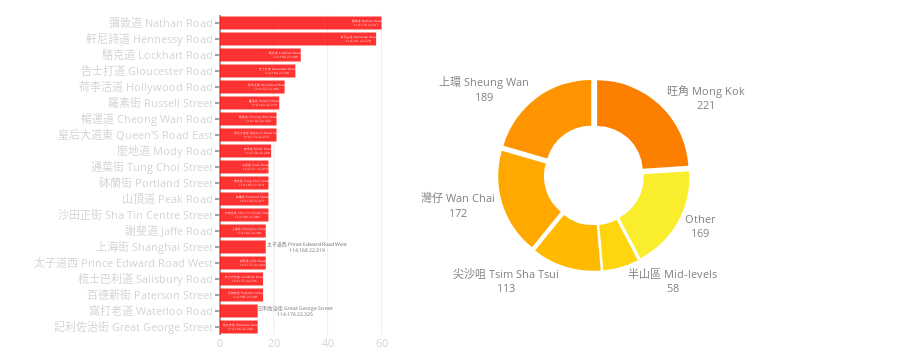

This figure's notebook cell:
### Code cell
def street_area_combine_plot(streets_barchart_y, 
                             streets_barchart_x,
                             lat, lon,
                             areas_barchart_values, 
                             areas_piechart_labels):    
    HOLE = 0.5
    PULL = 0.05
    PIE_AREA_X = [0.1, 1.0]
    PIE_AREA_Y = [0.2, 0.8]
    BAR_CHART_OPACITY = 0.8
    BAR_CHART_COLOR = 'red'
    BAR_CHART_CM = "Wistia"
    BAR_CHART_LEGEND_X = 0.55
    BAR_CHART_LEGEND_Y = 0.0
    
    TICK_LEN = 4
    PLOT_HEIGHT = 350
    PLOT_WIDTH = 900
    BAR_CHART_AREA_X = [0, 0.25]
    BAR_CHART_AREA_Y = [0, 1.0]
    MARGIN = go.layout.Margin(l=220, t=15, b=15, r=0)
    
    BAR_CHART_FONT_COLOR = 'lightgrey'
    BAR_CHART_FONT_SIZE = 11
    PIE_CHART_FONT_COLOR = 'grey'
    PIE_CHART_FONT_SIZE = 11
    
    MIN_COLOR_VALUE = 0.2
    MAX_COLOR_VALUE = 1.0
    
    colormap = matplotlib.cm.get_cmap(BAR_CHART_CM)
    
    norm_val = np.linspace(MAX_COLOR_VALUE, 
                           MIN_COLOR_VALUE, 
                           len(areas_barchart_values))
    
    pieces_colors = list(map(lambda x: 
                             matplotlib.colors.rgb2hex(colormap(x)), 
                             norm_val))
    
    round3 = lambda x: round(float(x), 3)
    hover_format = lambda x, y, z: "{}<br>{:.3f} {:.3f}".format(x, round3(y), round3(z))
    bar_hover = list(map(hover_format, streets, lat, lon))
    
    data = [go.Bar(y=streets_barchart_y,
                    x=streets_barchart_x,
                    marker=dict(color=BAR_CHART_COLOR), 
                    orientation='h',
                    text=bar_hover,
                    hoverinfo='text',
                    opacity=BAR_CHART_OPACITY, 
                    showlegend=False),

            go.Pie(values=areas_barchart_values,
                    labels=areas_piechart_labels,
                    domain=dict(x=PIE_AREA_X, y=PIE_AREA_Y),
                    hoverinfo="label+percent+value",
                    textinfo='label+value', 
                    textposition='outside',
                    hole=HOLE,
                    sort=False,
                    textfont=dict(size=PIE_CHART_FONT_SIZE, 
                                  color=PIE_CHART_FONT_COLOR),
                    marker=dict(colors=pieces_colors), 
                    pull=PULL)]
    
    layout = go.Layout(height=PLOT_HEIGHT, width=PLOT_WIDTH,
                       showlegend=False, 
                       margin=MARGIN, 
                       hovermode='closest',
                       xaxis=dict(domain=BAR_CHART_AREA_X, 
                                  tickfont=dict(color=BAR_CHART_FONT_COLOR,
                                                size=BAR_CHART_FONT_SIZE)),
                       yaxis=dict(domain=BAR_CHART_AREA_Y, 
                                  autorange="reversed", 
                                  ticklen=TICK_LEN, 
                                  tickfont=dict(size=BAR_CHART_FONT_SIZE, 
                                                color=BAR_CHART_FONT_COLOR)))
    fig = go.Figure(data=data, layout=layout)
    py.iplot(fig, show_link=False)

    
N_AREAS_VISUALIZED = 5
N_STREETS_VISUALIZED = 20
OTHER_LABEL = "Other"

streets_table_shrinked = streets_table[:N_STREETS_VISUALIZED]
area_activity_shrinked = area_activity[:N_AREAS_VISUALIZED] + [sum(area_activity[N_AREAS_VISUALIZED+1:])]
areas_labels_shrinked = areas[:N_AREAS_VISUALIZED] + [OTHER_LABEL]

street_area_combine_plot(streets_table_shrinked[STREET_COLUMN],
                         streets_table_shrinked['counter'],
                         streets_table_shrinked['latitude'],
                         streets_table_shrinked['longtitude'],
                         area_activity_shrinked,
                         areas_labels_shrinked)

### Figure 1 — Plotly figure (JSON) as saved in the notebook; plotly's stock layout.template omitted (floating-point values rounded to 4 significant figures)
{"data": [{"hoverinfo": "text", "marker": {"color": "red"}, "opacity": 0.8, "orientation": "h", "showlegend": false, "text": ["彌敦道 Nathan Road<br>114.170 22.317", "軒尼詩道 Hennessy Road<br>114.181 22.279", "駱克道 Lockhart Road<br>114.180 22.280", "告士打道 Gloucester Road<br>114.184 22.281", "荷李活道 Hollywood Road<br>114.152 22.283", "羅素街 Russell Street<br>114.182 22.279", "暢運道 Cheong Wan Road<br>114.182 22.302", "皇后大道東 Queen'S Road East<br>114.173 22.275", "麼地道 Mody Road<br>114.178 22.298", "山頂道 Peak Road<br>114.171 22.319", "通菜街 Tung Choi Street<br>114.169 22.319", "砵蘭街 Portland Street<br>114.150 22.271", "沙田正街 Sha Tin Centre Street<br>114.189 22.382", "上海街 Shanghai Street<br>114.182 22.281", "太子道西 Prince Edward Road West<br>114.168 22.319", "謝斐道 Jaffe Road<br>114.172 22.324", "梳士巴利道 Salisbury Road<br>114.177 22.296", "百德新街 Paterson Street<br>114.185 22.281", "記利佐治街 Great George Street<br>114.176 22.325", "窩打老道 Waterloo Road<br>114.186 22.280"], "type": "bar", "uid": "3a823a6c-23ac-11e9-ab07-3c15c2cf2370", "x": [60, 58, 30, 28, 24, 22, 21, 21, 19, 18, 18, 18, 18, 17, 17, 17, 16, 16, 14, 14], "y": ["彌敦道 Nathan Road", "軒尼詩道 Hennessy Road", "駱克道 Lockhart Road", "告士打道 Gloucester Road", "荷李活道 Hollywood Road", "羅素街 Russell Street", "暢運道 Cheong Wan Road", "皇后大道東 Queen'S Road East", "麼地道 Mody Road", "通菜街 Tung Choi Street", "砵蘭街 Portland Street", "山頂道 Peak Road", "沙田正街 Sha Tin Centre Street", "謝斐道 Jaffe Road", "上海街 Shanghai Street", "太子道西 Prince Edward Road West", "梳士巴利道 Salisbury Road", "百德新街 Paterson Street", "窩打老道 Waterloo Road", "記利佐治街 Great George Street"]}, {"domain": {"x": [0.1, 1], "y": [0.2, 0.8]}, "hole": 0.5, "hoverinfo": "label+percent+value", "labels": ["旺角 Mong Kok", "上環 Sheung Wan", "灣仔 Wan Chai", "尖沙咀 Tsim Sha Tsui", "半山區 Mid-levels", "Other"], "marker": {"colors": ["#fc7f00", "#fe9400", "#ffa800", "#ffba00", "#ffd50e", "#faed2d"]}, "pull": 0.05, "sort": false, "textfont": {"color": "grey", "size": 11}, "textinfo": "label+value", "textposition": "outside", "type": "pie", "uid": "3a823d3a-23ac-11e9-b427-3c15c2cf2370", "values": [221, 189, 172, 113, 58, 169]}], "layout": {"height": 350, "hovermode": "closest", "margin": {"b": 15, "l": 220, "r": 0, "t": 15}, "showlegend": false, "width": 900, "xaxis": {"domain": [0, 0.25], "tickfont": {"color": "lightgrey", "size": 11}}, "yaxis": {"autorange": "reversed", "domain": [0, 1], "tickfont": {"color": "lightgrey", "size": 11}, "ticklen": 4}}}
